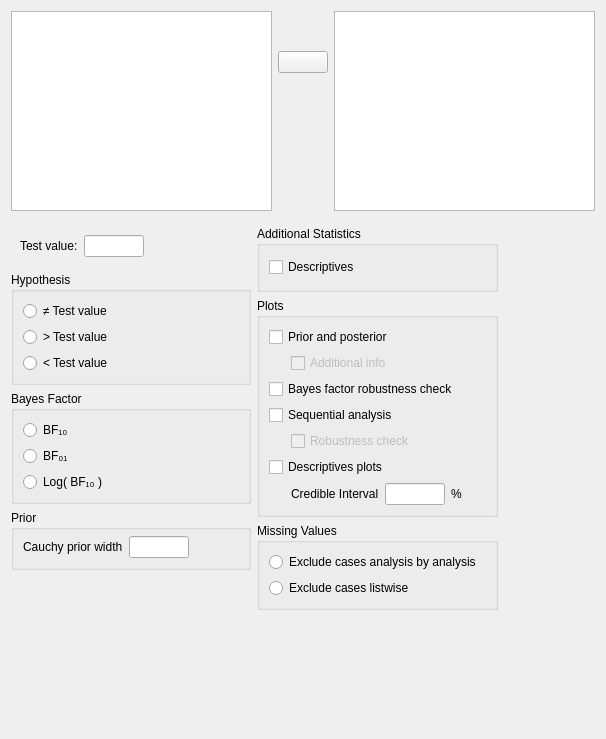
<?xml version="1.0" encoding="UTF-8"?>
<ui version="4.0">
 <class>TTestBayesianOneSampleForm</class>
 <widget class="QWidget" name="TTestBayesianOneSampleForm">
  <property name="geometry">
   <rect>
    <x>0</x>
    <y>0</y>
    <width>606</width>
    <height>739</height>
   </rect>
  </property>
  <property name="sizePolicy">
   <sizepolicy hsizetype="Fixed" vsizetype="Preferred">
    <horstretch>0</horstretch>
    <verstretch>0</verstretch>
   </sizepolicy>
  </property>
  <property name="windowTitle">
   <string>Form</string>
  </property>
  <layout class="QVBoxLayout" name="verticalLayout">
   <item>
    <widget class="QWidget" name="topWidget" native="true">
     <property name="sizePolicy">
      <sizepolicy hsizetype="Expanding" vsizetype="Fixed">
       <horstretch>0</horstretch>
       <verstretch>0</verstretch>
      </sizepolicy>
     </property>
     <property name="minimumSize">
      <size>
       <width>0</width>
       <height>0</height>
      </size>
     </property>
     <layout class="QGridLayout" name="gridLayout_8">
      <property name="leftMargin">
       <number>0</number>
      </property>
      <property name="topMargin">
       <number>0</number>
      </property>
      <property name="rightMargin">
       <number>0</number>
      </property>
      <property name="bottomMargin">
       <number>0</number>
      </property>
      <item row="0" column="1">
       <widget class="QWidget" name="widget_2" native="true">
        <property name="sizePolicy">
         <sizepolicy hsizetype="Fixed" vsizetype="Preferred">
          <horstretch>0</horstretch>
          <verstretch>0</verstretch>
         </sizepolicy>
        </property>
        <layout class="QGridLayout" name="gridLayout_7">
         <property name="leftMargin">
          <number>0</number>
         </property>
         <property name="topMargin">
          <number>0</number>
         </property>
         <property name="rightMargin">
          <number>0</number>
         </property>
         <property name="bottomMargin">
          <number>0</number>
         </property>
         <item row="1" column="0">
          <widget class="AssignButton" name="buttonAssign_main_fields">
           <property name="sizePolicy">
            <sizepolicy hsizetype="Fixed" vsizetype="Fixed">
             <horstretch>0</horstretch>
             <verstretch>0</verstretch>
            </sizepolicy>
           </property>
           <property name="minimumSize">
            <size>
             <width>50</width>
             <height>0</height>
            </size>
           </property>
           <property name="maximumSize">
            <size>
             <width>50</width>
             <height>16777215</height>
            </size>
           </property>
           <property name="text">
            <string/>
           </property>
          </widget>
         </item>
         <item row="3" column="0">
          <spacer name="verticalSpacer_4">
           <property name="orientation">
            <enum>Qt::Vertical</enum>
           </property>
           <property name="sizeHint" stdset="0">
            <size>
             <width>20</width>
             <height>40</height>
            </size>
           </property>
          </spacer>
         </item>
         <item row="0" column="0">
          <spacer name="verticalSpacer_3">
           <property name="orientation">
            <enum>Qt::Vertical</enum>
           </property>
           <property name="sizeType">
            <enum>QSizePolicy::Fixed</enum>
           </property>
           <property name="sizeHint" stdset="0">
            <size>
             <width>20</width>
             <height>40</height>
            </size>
           </property>
          </spacer>
         </item>
        </layout>
       </widget>
      </item>
      <item row="0" column="2">
       <widget class="BoundListView" name="variables">
        <property name="sizePolicy">
         <sizepolicy hsizetype="Preferred" vsizetype="Fixed">
          <horstretch>0</horstretch>
          <verstretch>0</verstretch>
         </sizepolicy>
        </property>
        <property name="minimumSize">
         <size>
          <width>0</width>
          <height>200</height>
         </size>
        </property>
        <property name="maximumSize">
         <size>
          <width>16777215</width>
          <height>200</height>
         </size>
        </property>
        <property name="selectionMode">
         <enum>QAbstractItemView::ExtendedSelection</enum>
        </property>
       </widget>
      </item>
      <item row="0" column="0">
       <widget class="AvailableFieldsListView" name="listAvailableFields">
        <property name="sizePolicy">
         <sizepolicy hsizetype="Preferred" vsizetype="Fixed">
          <horstretch>0</horstretch>
          <verstretch>0</verstretch>
         </sizepolicy>
        </property>
        <property name="minimumSize">
         <size>
          <width>0</width>
          <height>200</height>
         </size>
        </property>
        <property name="maximumSize">
         <size>
          <width>16777215</width>
          <height>200</height>
         </size>
        </property>
        <property name="selectionMode">
         <enum>QAbstractItemView::ExtendedSelection</enum>
        </property>
       </widget>
      </item>
     </layout>
    </widget>
   </item>
   <item>
    <widget class="QWidget" name="options" native="true">
     <property name="sizePolicy">
      <sizepolicy hsizetype="Fixed" vsizetype="Fixed">
       <horstretch>0</horstretch>
       <verstretch>0</verstretch>
      </sizepolicy>
     </property>
     <layout class="QGridLayout" name="gridLayout_10">
      <property name="leftMargin">
       <number>0</number>
      </property>
      <property name="rightMargin">
       <number>0</number>
      </property>
      <property name="bottomMargin">
       <number>0</number>
      </property>
      <item row="0" column="0">
       <widget class="QWidget" name="widget_2" native="true">
        <property name="maximumSize">
         <size>
          <width>240</width>
          <height>16777215</height>
         </size>
        </property>
        <layout class="QGridLayout" name="gridLayout_12">
         <property name="leftMargin">
          <number>0</number>
         </property>
         <property name="topMargin">
          <number>0</number>
         </property>
         <property name="rightMargin">
          <number>0</number>
         </property>
         <property name="bottomMargin">
          <number>0</number>
         </property>
         <item row="1" column="1">
          <widget class="QWidget" name="widget_5" native="true">
           <property name="minimumSize">
            <size>
             <width>240</width>
             <height>0</height>
            </size>
           </property>
           <layout class="QGridLayout" name="gridLayout_5">
            <item row="0" column="0">
             <widget class="QLabel" name="label_3">
              <property name="sizePolicy">
               <sizepolicy hsizetype="Fixed" vsizetype="Fixed">
                <horstretch>0</horstretch>
                <verstretch>0</verstretch>
               </sizepolicy>
              </property>
              <property name="text">
               <string>Test value:</string>
              </property>
             </widget>
            </item>
            <item row="0" column="1">
             <widget class="BoundTextBox" name="testValue">
              <property name="sizePolicy">
               <sizepolicy hsizetype="Fixed" vsizetype="Preferred">
                <horstretch>0</horstretch>
                <verstretch>0</verstretch>
               </sizepolicy>
              </property>
              <property name="minimumSize">
               <size>
                <width>60</width>
                <height>0</height>
               </size>
              </property>
              <property name="maximumSize">
               <size>
                <width>60</width>
                <height>16777215</height>
               </size>
              </property>
             </widget>
            </item>
            <item row="0" column="2">
             <spacer name="horizontalSpacer_3">
              <property name="orientation">
               <enum>Qt::Horizontal</enum>
              </property>
              <property name="sizeHint" stdset="0">
               <size>
                <width>40</width>
                <height>20</height>
               </size>
              </property>
             </spacer>
            </item>
           </layout>
          </widget>
         </item>
         <item row="5" column="1">
          <widget class="GroupBox" name="groupBox">
           <property name="title">
            <string>Prior</string>
           </property>
           <layout class="QGridLayout" name="gridLayout_11">
            <property name="topMargin">
             <number>6</number>
            </property>
            <item row="0" column="0">
             <widget class="QLabel" name="label">
              <property name="sizePolicy">
               <sizepolicy hsizetype="Fixed" vsizetype="Fixed">
                <horstretch>0</horstretch>
                <verstretch>0</verstretch>
               </sizepolicy>
              </property>
              <property name="text">
               <string>Cauchy prior width</string>
              </property>
             </widget>
            </item>
            <item row="0" column="1">
             <widget class="BoundTextBox" name="priorWidth">
              <property name="sizePolicy">
               <sizepolicy hsizetype="Fixed" vsizetype="Preferred">
                <horstretch>0</horstretch>
                <verstretch>0</verstretch>
               </sizepolicy>
              </property>
              <property name="minimumSize">
               <size>
                <width>60</width>
                <height>0</height>
               </size>
              </property>
              <property name="maximumSize">
               <size>
                <width>60</width>
                <height>16777215</height>
               </size>
              </property>
             </widget>
            </item>
            <item row="0" column="2">
             <spacer name="horizontalSpacer_2">
              <property name="orientation">
               <enum>Qt::Horizontal</enum>
              </property>
              <property name="sizeHint" stdset="0">
               <size>
                <width>81</width>
                <height>20</height>
               </size>
              </property>
             </spacer>
            </item>
           </layout>
          </widget>
         </item>
         <item row="4" column="1">
          <widget class="BoundGroupBox" name="bayesFactorType">
           <property name="title">
            <string>Bayes Factor</string>
           </property>
           <property name="flat">
            <bool>true</bool>
           </property>
           <layout class="QGridLayout" name="gridLayout_13">
            <item row="1" column="0">
             <widget class="QRadioButton" name="_2">
              <property name="sizePolicy">
               <sizepolicy hsizetype="Fixed" vsizetype="Fixed">
                <horstretch>0</horstretch>
                <verstretch>0</verstretch>
               </sizepolicy>
              </property>
              <property name="text">
               <string>BF₀₁</string>
              </property>
             </widget>
            </item>
            <item row="2" column="0">
             <widget class="QRadioButton" name="_3">
              <property name="sizePolicy">
               <sizepolicy hsizetype="Fixed" vsizetype="Fixed">
                <horstretch>0</horstretch>
                <verstretch>0</verstretch>
               </sizepolicy>
              </property>
              <property name="text">
               <string>Log( BF₁₀ )</string>
              </property>
             </widget>
            </item>
            <item row="0" column="0">
             <widget class="QRadioButton" name="_1">
              <property name="sizePolicy">
               <sizepolicy hsizetype="Fixed" vsizetype="Fixed">
                <horstretch>0</horstretch>
                <verstretch>0</verstretch>
               </sizepolicy>
              </property>
              <property name="text">
               <string>BF₁₀</string>
              </property>
             </widget>
            </item>
            <item row="0" column="1" rowspan="3">
             <spacer name="horizontalSpacer">
              <property name="orientation">
               <enum>Qt::Horizontal</enum>
              </property>
              <property name="sizeHint" stdset="0">
               <size>
                <width>40</width>
                <height>20</height>
               </size>
              </property>
             </spacer>
            </item>
           </layout>
          </widget>
         </item>
         <item row="6" column="1">
          <spacer name="verticalSpacer">
           <property name="orientation">
            <enum>Qt::Vertical</enum>
           </property>
           <property name="sizeHint" stdset="0">
            <size>
             <width>20</width>
             <height>40</height>
            </size>
           </property>
          </spacer>
         </item>
         <item row="2" column="1">
          <widget class="BoundGroupBox" name="hypothesis">
           <property name="title">
            <string>Hypothesis</string>
           </property>
           <property name="flat">
            <bool>false</bool>
           </property>
           <layout class="QGridLayout" name="gridLayout_9">
            <item row="0" column="0">
             <widget class="QRadioButton" name="_1twoTailed">
              <property name="sizePolicy">
               <sizepolicy hsizetype="Fixed" vsizetype="Fixed">
                <horstretch>0</horstretch>
                <verstretch>0</verstretch>
               </sizepolicy>
              </property>
              <property name="text">
               <string>≠ Test value</string>
              </property>
             </widget>
            </item>
            <item row="2" column="0">
             <widget class="QRadioButton" name="_3oneTailedLessThan">
              <property name="sizePolicy">
               <sizepolicy hsizetype="Fixed" vsizetype="Fixed">
                <horstretch>0</horstretch>
                <verstretch>0</verstretch>
               </sizepolicy>
              </property>
              <property name="text">
               <string>&lt; Test value</string>
              </property>
             </widget>
            </item>
            <item row="1" column="0">
             <widget class="QRadioButton" name="_2oneTailedGreaterThan">
              <property name="sizePolicy">
               <sizepolicy hsizetype="Fixed" vsizetype="Fixed">
                <horstretch>0</horstretch>
                <verstretch>0</verstretch>
               </sizepolicy>
              </property>
              <property name="text">
               <string>&gt; Test value</string>
              </property>
             </widget>
            </item>
            <item row="0" column="1" rowspan="2">
             <spacer name="horizontalSpacer_4">
              <property name="orientation">
               <enum>Qt::Horizontal</enum>
              </property>
              <property name="sizeHint" stdset="0">
               <size>
                <width>40</width>
                <height>20</height>
               </size>
              </property>
             </spacer>
            </item>
           </layout>
          </widget>
         </item>
        </layout>
       </widget>
      </item>
      <item row="0" column="1">
       <widget class="QWidget" name="widget_3" native="true">
        <layout class="QGridLayout" name="gridLayout_2">
         <property name="leftMargin">
          <number>0</number>
         </property>
         <property name="topMargin">
          <number>0</number>
         </property>
         <property name="rightMargin">
          <number>0</number>
         </property>
         <property name="bottomMargin">
          <number>0</number>
         </property>
         <item row="0" column="0">
          <widget class="GroupBox" name="additionalStatisticsGroup">
           <property name="title">
            <string>Additional Statistics</string>
           </property>
           <layout class="QGridLayout" name="gridLayout_3">
            <item row="0" column="0">
             <widget class="BoundCheckBox" name="descriptives">
              <property name="sizePolicy">
               <sizepolicy hsizetype="Fixed" vsizetype="Fixed">
                <horstretch>0</horstretch>
                <verstretch>0</verstretch>
               </sizepolicy>
              </property>
              <property name="text">
               <string>Descriptives</string>
              </property>
             </widget>
            </item>
            <item row="0" column="1">
             <spacer name="horizontalSpacer_5">
              <property name="orientation">
               <enum>Qt::Horizontal</enum>
              </property>
              <property name="sizeHint" stdset="0">
               <size>
                <width>40</width>
                <height>20</height>
               </size>
              </property>
             </spacer>
            </item>
           </layout>
          </widget>
         </item>
         <item row="2" column="0">
          <widget class="BoundGroupBox" name="missingValues">
           <property name="title">
            <string>Missing Values</string>
           </property>
           <property name="flat">
            <bool>false</bool>
           </property>
           <layout class="QGridLayout" name="gridLayout_6">
            <item row="0" column="0">
             <widget class="QRadioButton" name="_1excludeAnalysisByAnalysis">
              <property name="sizePolicy">
               <sizepolicy hsizetype="Fixed" vsizetype="Fixed">
                <horstretch>0</horstretch>
                <verstretch>0</verstretch>
               </sizepolicy>
              </property>
              <property name="text">
               <string>Exclude cases analysis by analysis</string>
              </property>
             </widget>
            </item>
            <item row="1" column="0">
             <widget class="QRadioButton" name="_2excludeListwise">
              <property name="sizePolicy">
               <sizepolicy hsizetype="Fixed" vsizetype="Fixed">
                <horstretch>0</horstretch>
                <verstretch>0</verstretch>
               </sizepolicy>
              </property>
              <property name="text">
               <string>Exclude cases listwise</string>
              </property>
             </widget>
            </item>
            <item row="0" column="1" rowspan="2">
             <spacer name="horizontalSpacer_6">
              <property name="orientation">
               <enum>Qt::Horizontal</enum>
              </property>
              <property name="sizeHint" stdset="0">
               <size>
                <width>5</width>
                <height>20</height>
               </size>
              </property>
             </spacer>
            </item>
           </layout>
          </widget>
         </item>
         <item row="1" column="0">
          <widget class="GroupBox" name="plotsGroup">
           <property name="title">
            <string>Plots</string>
           </property>
           <layout class="QGridLayout" name="gridLayout_4">
            <item row="5" column="0">
             <widget class="QWidget" name="widget_4" native="true">
              <property name="maximumSize">
               <size>
                <width>16</width>
                <height>16777215</height>
               </size>
              </property>
             </widget>
            </item>
            <item row="4" column="0" colspan="3">
             <widget class="BoundCheckBox" name="plotSequentialAnalysis">
              <property name="sizePolicy">
               <sizepolicy hsizetype="Fixed" vsizetype="Fixed">
                <horstretch>0</horstretch>
                <verstretch>0</verstretch>
               </sizepolicy>
              </property>
              <property name="text">
               <string>Sequential analysis</string>
              </property>
             </widget>
            </item>
            <item row="2" column="1" colspan="4">
             <widget class="BoundCheckBox" name="plotPriorAndPosteriorAdditionalInfo">
              <property name="enabled">
               <bool>false</bool>
              </property>
              <property name="sizePolicy">
               <sizepolicy hsizetype="Fixed" vsizetype="Fixed">
                <horstretch>0</horstretch>
                <verstretch>0</verstretch>
               </sizepolicy>
              </property>
              <property name="text">
               <string>Additional info</string>
              </property>
             </widget>
            </item>
            <item row="6" column="0" colspan="3">
             <widget class="BoundCheckBox" name="descriptivesPlots">
              <property name="sizePolicy">
               <sizepolicy hsizetype="Fixed" vsizetype="Fixed">
                <horstretch>0</horstretch>
                <verstretch>0</verstretch>
               </sizepolicy>
              </property>
              <property name="text">
               <string>Descriptives plots</string>
              </property>
             </widget>
            </item>
            <item row="3" column="0" colspan="3">
             <widget class="BoundCheckBox" name="plotBayesFactorRobustness">
              <property name="sizePolicy">
               <sizepolicy hsizetype="Fixed" vsizetype="Fixed">
                <horstretch>0</horstretch>
                <verstretch>0</verstretch>
               </sizepolicy>
              </property>
              <property name="text">
               <string>Bayes factor robustness check</string>
              </property>
             </widget>
            </item>
            <item row="0" column="0" colspan="3">
             <widget class="BoundCheckBox" name="plotPriorAndPosterior">
              <property name="sizePolicy">
               <sizepolicy hsizetype="Fixed" vsizetype="Fixed">
                <horstretch>0</horstretch>
                <verstretch>0</verstretch>
               </sizepolicy>
              </property>
              <property name="text">
               <string>Prior and posterior</string>
              </property>
             </widget>
            </item>
            <item row="5" column="1" colspan="4">
             <widget class="BoundCheckBox" name="plotSequentialAnalysisRobustness">
              <property name="enabled">
               <bool>false</bool>
              </property>
              <property name="sizePolicy">
               <sizepolicy hsizetype="Fixed" vsizetype="Fixed">
                <horstretch>0</horstretch>
                <verstretch>0</verstretch>
               </sizepolicy>
              </property>
              <property name="text">
               <string>Robustness check</string>
              </property>
             </widget>
            </item>
            <item row="7" column="1" colspan="4">
             <widget class="QWidget" name="horizontalWidget" native="true">
              <layout class="QHBoxLayout" name="horizontalLayout">
               <property name="leftMargin">
                <number>0</number>
               </property>
               <property name="topMargin">
                <number>0</number>
               </property>
               <property name="rightMargin">
                <number>0</number>
               </property>
               <property name="bottomMargin">
                <number>0</number>
               </property>
               <item>
                <widget class="QLabel" name="label_2">
                 <property name="sizePolicy">
                  <sizepolicy hsizetype="Fixed" vsizetype="Fixed">
                   <horstretch>0</horstretch>
                   <verstretch>0</verstretch>
                  </sizepolicy>
                 </property>
                 <property name="text">
                  <string>Credible Interval</string>
                 </property>
                </widget>
               </item>
               <item>
                <widget class="BoundTextBox" name="descriptivesPlotsCredibleInterval">
                 <property name="sizePolicy">
                  <sizepolicy hsizetype="Fixed" vsizetype="Preferred">
                   <horstretch>0</horstretch>
                   <verstretch>0</verstretch>
                  </sizepolicy>
                 </property>
                 <property name="minimumSize">
                  <size>
                   <width>60</width>
                   <height>0</height>
                  </size>
                 </property>
                 <property name="maximumSize">
                  <size>
                   <width>60</width>
                   <height>16777215</height>
                  </size>
                 </property>
                </widget>
               </item>
               <item>
                <widget class="QLabel" name="label_4">
                 <property name="sizePolicy">
                  <sizepolicy hsizetype="Preferred" vsizetype="Preferred">
                   <horstretch>0</horstretch>
                   <verstretch>0</verstretch>
                  </sizepolicy>
                 </property>
                 <property name="text">
                  <string>%</string>
                 </property>
                </widget>
               </item>
              </layout>
             </widget>
            </item>
           </layout>
          </widget>
         </item>
        </layout>
       </widget>
      </item>
     </layout>
    </widget>
   </item>
   <item>
    <spacer name="verticalSpacer_2">
     <property name="orientation">
      <enum>Qt::Vertical</enum>
     </property>
     <property name="sizeHint" stdset="0">
      <size>
       <width>20</width>
       <height>40</height>
      </size>
     </property>
    </spacer>
   </item>
  </layout>
 </widget>
 <customwidgets>
  <customwidget>
   <class>AssignButton</class>
   <extends>QPushButton</extends>
   <header>widgets/assignbutton.h</header>
  </customwidget>
  <customwidget>
   <class>AvailableFieldsListView</class>
   <extends>QListView</extends>
   <header>widgets/availablefieldslistview.h</header>
  </customwidget>
  <customwidget>
   <class>BoundListView</class>
   <extends>QListView</extends>
   <header>widgets/boundlistview.h</header>
  </customwidget>
  <customwidget>
   <class>GroupBox</class>
   <extends>QGroupBox</extends>
   <header>widgets/groupbox.h</header>
   <container>1</container>
  </customwidget>
  <customwidget>
   <class>BoundTextBox</class>
   <extends>QLineEdit</extends>
   <header>widgets/boundtextbox.h</header>
  </customwidget>
  <customwidget>
   <class>BoundGroupBox</class>
   <extends>QGroupBox</extends>
   <header>widgets/boundgroupbox.h</header>
   <container>1</container>
  </customwidget>
  <customwidget>
   <class>BoundCheckBox</class>
   <extends>QCheckBox</extends>
   <header>widgets/boundcheckbox.h</header>
  </customwidget>
 </customwidgets>
 <resources/>
 <connections>
  <connection>
   <sender>plotSequentialAnalysis</sender>
   <signal>toggled(bool)</signal>
   <receiver>plotSequentialAnalysisRobustness</receiver>
   <slot>setEnabled(bool)</slot>
   <hints>
    <hint type="sourcelabel">
     <x>426</x>
     <y>364</y>
    </hint>
    <hint type="destinationlabel">
     <x>440</x>
     <y>387</y>
    </hint>
   </hints>
  </connection>
  <connection>
   <sender>plotPriorAndPosterior</sender>
   <signal>toggled(bool)</signal>
   <receiver>plotPriorAndPosteriorAdditionalInfo</receiver>
   <slot>setEnabled(bool)</slot>
   <hints>
    <hint type="sourcelabel">
     <x>397</x>
     <y>322</y>
    </hint>
    <hint type="destinationlabel">
     <x>411</x>
     <y>343</y>
    </hint>
   </hints>
  </connection>
 </connections>
</ui>
